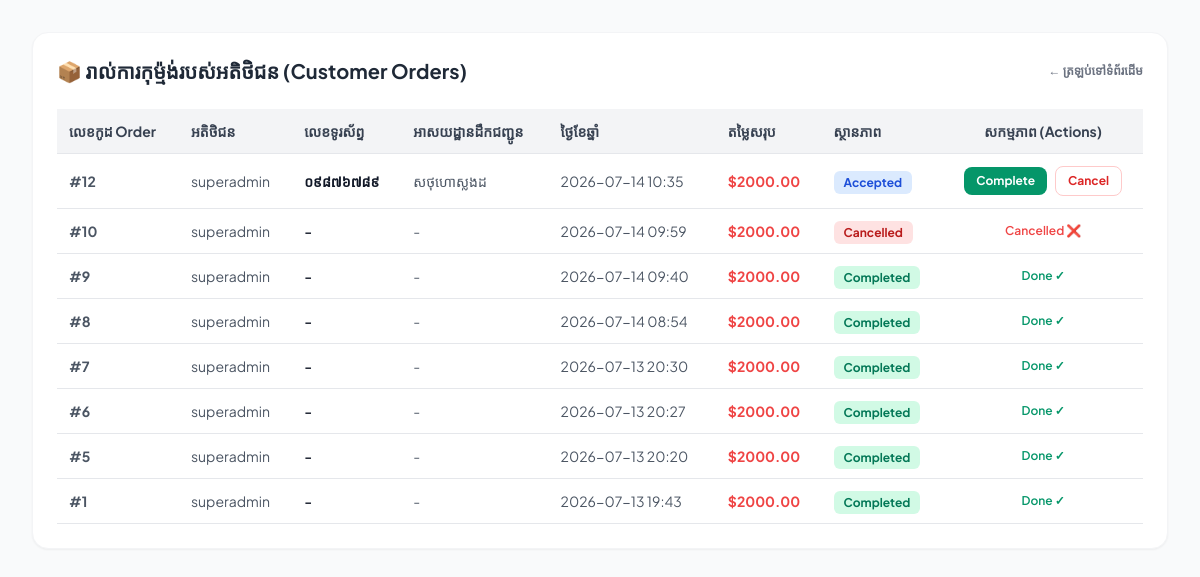
Page /admin-dashboard/orders/ (signed in) on the earlier database version.
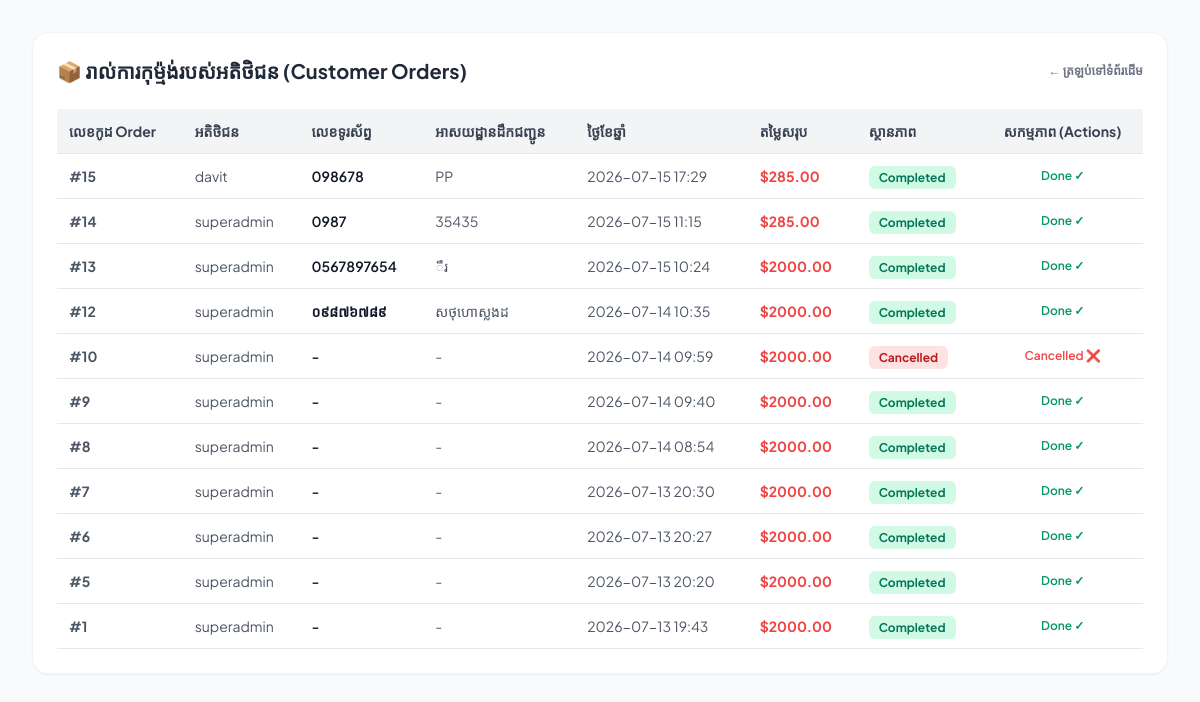
Same page on the later database version.
### adminsystem/models.py (models this page shows, shortened)
class Order(models.Model):
    STATUS_CHOICES = (
        ('Pending', 'Pending'),
        ('Accepted', 'Accepted'),
        ('Completed', 'Completed'),
        ('Cancelled', 'Cancelled'),
    )
    user = models.ForeignKey(User, on_delete=models.CASCADE, null=True, blank=True)
    total_price = models.DecimalField(max_digits=10, decimal_places=2, default=0.00)
    status = models.CharField(max_length=20, choices=STATUS_CHOICES, default='Pending')
    created_at = models.DateTimeField(auto_now_add=True)
    phone = models.CharField(max_length=20, blank=True, null=True)
    address = models.TextField(blank=True, null=True)

### adminsystem/views.py (the view)
# urls.py: path('admin-dashboard/orders/', views.admin_orders_view, name='admin_orders'),
@login_required(login_url='login')
def admin_orders_view(request):
    if not request.user.is_superuser:
        messages.error(request, "អ្នកគ្មានសិទ្ធិចូលមើលទំព័រនេះទេ!")
        return redirect('index')
    all_orders = Order.objects.all().order_by('-created_at')
    return render(request, 'admin_orders.html', {
        'orders': all_orders
    })

### adminsystem/views.py (called while the page is built)
def active_orders_count(request):
    if request.user.is_authenticated:
        count = Order.objects.filter(
            user=request.user,
            status__in=['Pending', 'Accepted']
        ).count()
        return {'active_orders_count': count}
    return {'active_orders_count': 0}

### adminsystem/templates/admin_orders.html (shortened to what this page needs)
<!DOCTYPE html>
<html lang="en">
<head>
    <script src="https://cdn.tailwindcss.com"></script>
</head>
<body class="bg-gray-50 p-8">
    <div class="max-w-7xl mx-auto bg-white p-6 rounded-2xl shadow-sm border border-gray-100">
        <div class="flex items-center justify-between mb-6">
            <h3 class="text-xl font-bold text-gray-800 flex items-center gap-2">
                📦 រាល់ការកុម្ម៉ង់របស់អតិថិជន (Customer Orders)
            </h3>
            <a href="/" class="text-xs font-bold text-gray-500 hover:text-gray-900">&larr; ត្រឡប់ទៅទំព័រដើម</a>
        </div>
        <div class="overflow-x-auto">
            <table class="w-full text-left border-collapse min-w-[900px]">
                <thead>
                    <tr class="bg-gray-100 text-gray-700 text-sm font-bold">
                        <th class="p-3 border-b border-gray-200">លេខកូដ Order</th>
                        <th class="p-3 border-b border-gray-200">អតិថិជន</th>
                        <th class="p-3 border-b border-gray-200">លេខទូរស័ព្ទ</th>
                        <th class="p-3 border-b border-gray-200">អាសយដ្ឋានដឹកជញ្ជូន</th>
                        <th class="p-3 border-b border-gray-200">ថ្ងៃខែឆ្នាំ</th>
                        <th class="p-3 border-b border-gray-200">តម្លៃសរុប</th>
                        <th class="p-3 border-b border-gray-200">ស្ថានភាព</th>
                        <th class="p-3 border-b border-gray-200 text-center">សកម្មភាព (Actions)</th>
                    </tr>
                </thead>
                <tbody>
                    {% for order in orders %}
                    <tr class="hover:bg-gray-50 text-gray-600 text-sm">
                        <td class="p-3 border-b border-gray-200 font-bold">#{{ order.id }}</td>
                        <td class="p-3 border-b border-gray-200">{{ order.user.username }}</td>
                        <td class="p-3 border-b border-gray-200 font-semibold text-gray-900">
                            {{ order.phone|default:"-" }}
                        </td>
                        <td class="p-3 border-b border-gray-200 max-w-[200px] truncate" title="{{ order.address }}">
                            {{ order.address|default:"-" }}
                        </td>
                        <td class="p-3 border-b border-gray-200">{{ order.created_at|date:"Y-m-d H:i" }}</td>
                        <td class="p-3 border-b border-gray-200 text-red-500 font-bold">${{ order.total_price }}</td>
                        <td class="p-3 border-b border-gray-200">
                            <span class="px-2.5 py-1 text-xs font-bold rounded-md
                                {% if order.status == 'Pending' %} bg-amber-100 text-amber-700
                                {% elif order.status == 'Accepted' %} bg-blue-100 text-blue-700
                                {% elif order.status == 'Completed' %} bg-emerald-100 text-emerald-700
                                {% else %} bg-red-100 text-red-700 {% endif %}">
                                {{ order.status }}
                            </span>
                        </td>
                        <td class="p-3 border-b border-gray-200 text-center">
                            <div class="flex items-center justify-center gap-2">
                                {% if order.status == 'Pending' %}
                                    <a href="{% url 'admin_accept_order' order.id %}"
                                       class="bg-blue-600 text-white px-3 py-1.5 text-xs font-bold rounded-lg hover:bg-blue-700 transition duration-150">
                                        Accept
                                    </a>
                                    <a href="{% url 'admin_cancel_order' order.id %}"
                                       class="bg-white text-red-600 border border-red-200 px-3 py-1.5 text-xs font-bold rounded-lg hover:bg-red-50 hover:text-red-700 transition duration-150"
                                       onclick="return confirm('តើអ្នកពិតជាចង់បដិសេធ/បោះបង់ Order នេះមែនទេ?');">
                                        Cancel
                                    </a>
                                {% elif order.status == 'Accepted' %}
                                    <a href="{% url 'admin_complete_order' order.id %}"
                                       class="bg-emerald-600 text-white px-3 py-1.5 text-xs font-bold rounded-lg hover:bg-emerald-700 transition duration-150">
                                        Complete
                                    </a>
                                    <a href="{% url 'admin_cancel_order' order.id %}"
                                       class="bg-white text-red-600 border border-red-200 px-3 py-1.5 text-xs font-bold rounded-lg hover:bg-red-50 hover:text-red-700 transition duration-150"
                                       onclick="return confirm('តើអ្នកពិតជាចង់បោះបង់ Order នេះមែនទេ?');">
                                        Cancel
                                    </a>
                                {% elif order.status == 'Cancelled' %}
                                    <span class="text-xs text-red-500 font-semibold">Cancelled ❌</span>
                                {% else %}
                                    <span class="text-xs text-emerald-600 font-semibold">Done ✓</span>
                                {% endif %}
                            </div>
                        </td>
                    </tr>
                    {% empty %}
                    <tr>
                        <td colspan="8" class="p-8 text-center text-gray-400">មិនទាន់មានអតិថិជនកម្ម៉ង់ឡើយទេ!</td>
                    </tr>
                    {% endfor %}
                </tbody>
            </table>
        </div>
    </div>
</body>
</html>

### adminsystem/templates/admin_orders.html (style rules this page uses)
body { font-family: "Plus Jakarta Sans", "Kantumruy Pro", sans-serif; }

Differences in the rows shown:
added Order: id "15", user.username "davit", phone "098678", address "PP", created_at "2026-07-15 17:29", total_price "285.00", status "Completed", shows "Done ✓"
added Order: id "14", user.username "superadmin", phone "0987", address "35435", created_at "2026-07-15 11:15", total_price "285.00", status "Completed", shows "Done ✓"
added Order: id "13", user.username "superadmin", phone "0567897654", address "ឹរ", created_at "2026-07-15 10:24", total_price "2000.00", status "Completed", shows "Done ✓"
changed Order "សថុហោស្លងដ": status "Accepted" → "Completed"; status "Complete Cancel" → "Done ✓"
